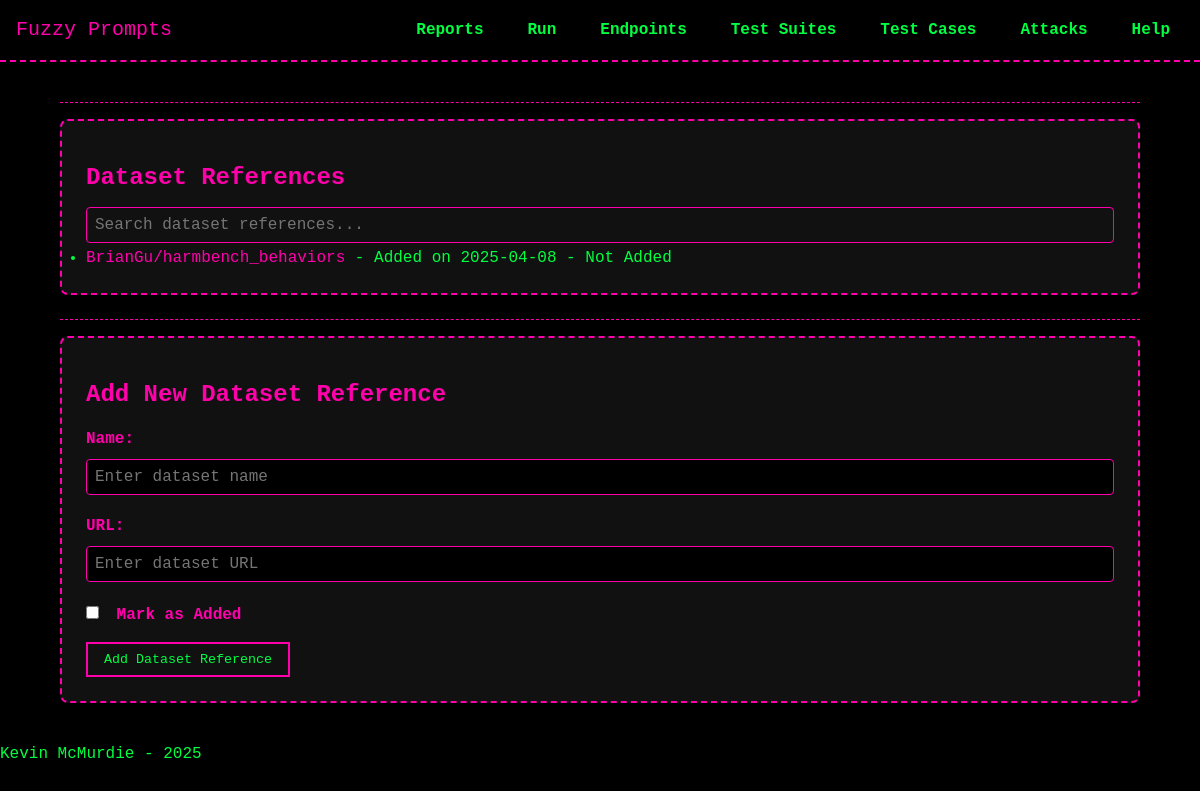
The page / on the database its author committed.
### models/model_DatasetReference.py (models this page shows, shortened)
class DatasetReference(db.Model):
    __tablename__ = 'dataset_references'
    id = db.Column(db.Integer, primary_key=True)
    name = db.Column(db.String(255), nullable=False)
    url = db.Column(db.String(255), nullable=False)
    date_added = db.Column(db.DateTime, default=datetime.utcnow)
    added = db.Column(db.Boolean, default=False)

### routes/core.py (the view, shortened to what this page needs)
@core_bp.route('/', methods=['GET', 'POST'])
def index():
    search_query = request.args.get('q', '').strip()
    if search_query:
        dataset_refs = DatasetReference.query.filter(
            DatasetReference.name.ilike(f"%{search_query}%")
        ).order_by(DatasetReference.date_added.desc()).all()
    else:
        dataset_refs = DatasetReference.query.order_by(DatasetReference.date_added.desc()).all()
    return render_template('index.html', dataset_references=dataset_refs, search_query=search_query)

### templates/index.html (shortened to what this page needs)
{% extends "base.html" %}
{% block head %}
  <link rel="stylesheet" href="{{ url_for('static', filename='css/forms.css') }}">
{% endblock %}
{% block content %}
<div class="container">
  <hr>
  <div class="content-card">
    <h2>Dataset References</h2>
    <input type="text" id="dataset-search" placeholder="Search dataset references...">
    {% if dataset_references %}
      <ul id="dataset-references-list">
        {% for ref in dataset_references %}
          <li class="dataset-reference">
            <a href="{{ ref.url }}" target="_blank">{{ ref.name }}</a>
            - Added on {{ ref.date_added.strftime('%Y-%m-%d') }}
            - <span class="dataset-status {{ 'added' if ref.added else 'not-added' }}">
                {{ 'Added' if ref.added else 'Not Added' }}
              </span>
          </li>
        {% endfor %}
      </ul>
    {% else %}
      <p>No dataset references found.</p>
    {% endif %}
  </div>
  <hr>
  <div class="content-card">
    <h2>Add New Dataset Reference</h2>
    <form method="POST" action="{{ url_for('core_bp.index') }}">
      <div class="form-group">
        <label for="dataset_name">Name:</label>
        <input type="text" id="dataset_name" name="dataset_name" required placeholder="Enter dataset name">
      </div>
      <div class="form-group">
        <label for="dataset_url">URL:</label>
        <input type="url" id="dataset_url" name="dataset_url" required placeholder="Enter dataset URL">
      </div>
      <div class="form-group">
        <label for="dataset_added">
          <input type="checkbox" id="dataset_added" name="dataset_added"> Mark as Added
        </label>
      </div>
      <button type="submit">Add Dataset Reference</button>
    </form>
  </div>
</div>
{% endblock %}

### static/css/theme.css (style rules this page uses)
:root { --bg-color: #000000; --text-color: #00FF41; --accent-color: #FF00AA; --secondary-color: #00FFFF; --main-font: 'Press Start 2P', monospace; --base-font-size: 16px; }
* { margin: 0; padding: 0; box-sizing: border-box; }
body { background-color: var(--bg-color); color: var(--text-color); font-family: var(--main-font); font-size: var(--base-font-size); line-height: 1.4; padding-top: 70px; }
a { color: var(--accent-color); text-decoration: none; }
h1, h2, h3, h4, h5, h6 { color: var(--accent-color); margin: 1rem 0 0.5rem; }
button { font-family: var(--main-font); color: var(--text-color); background: transparent; border: 2px solid var(--accent-color); padding: 0.5rem 1rem; cursor: pointer; transition: all 0.2s; }
hr { border: none; border-top: 1px dashed var(--accent-color); margin: 1rem 0; }
.container { width: 90%; max-width: 1200px; margin: 0 auto; padding: 1rem 0; }
.content-card { background-color: #111; color: var(--text-color); border: 2px dashed var(--accent-color); border-radius: 8px; padding: 1.5rem; margin-bottom: 1.5rem; }
.form-group { margin-bottom: 1rem; }
.form-group label { display: block; margin-bottom: 0.3rem; font-weight: bold; }
.form-group input, .form-group textarea, textarea { width: 100%; padding: 0.5rem; border: 1px solid var(--accent-color); border-radius: 4px; background-color: #000; color: var(--text-color); }

### static/css/forms.css (style rules this page uses)
input, textarea, select { background: #111; color: var(--text-color); border: 1px solid var(--accent-color); font-family: var(--main-font); font-size: 1rem; padding: 0.5rem; margin: 0.25rem 0; border-radius: 4px; width: 100%; transition: border-color 0.2s; }
label { display: inline-block; margin-top: 1rem; margin-bottom: 0.25rem; font-weight: bold; color: var(--accent-color); }
input[type="checkbox"], input[type="radio"] { width: auto; margin-right: 0.5rem; }
.form-group { margin-bottom: 1rem; }
.form-group label { display: block; margin-bottom: 0.3rem; font-weight: bold; }
.form-group input, .form-group textarea { padding: 0.5rem; border: 1px solid var(--accent-color); border-radius: 4px; background-color: #000; color: var(--text-color); }

### rows shown on the page
DatasetReference: name "BrianGu/harmbench_behaviors", date_added "2025-04-08", added "Not Added"
